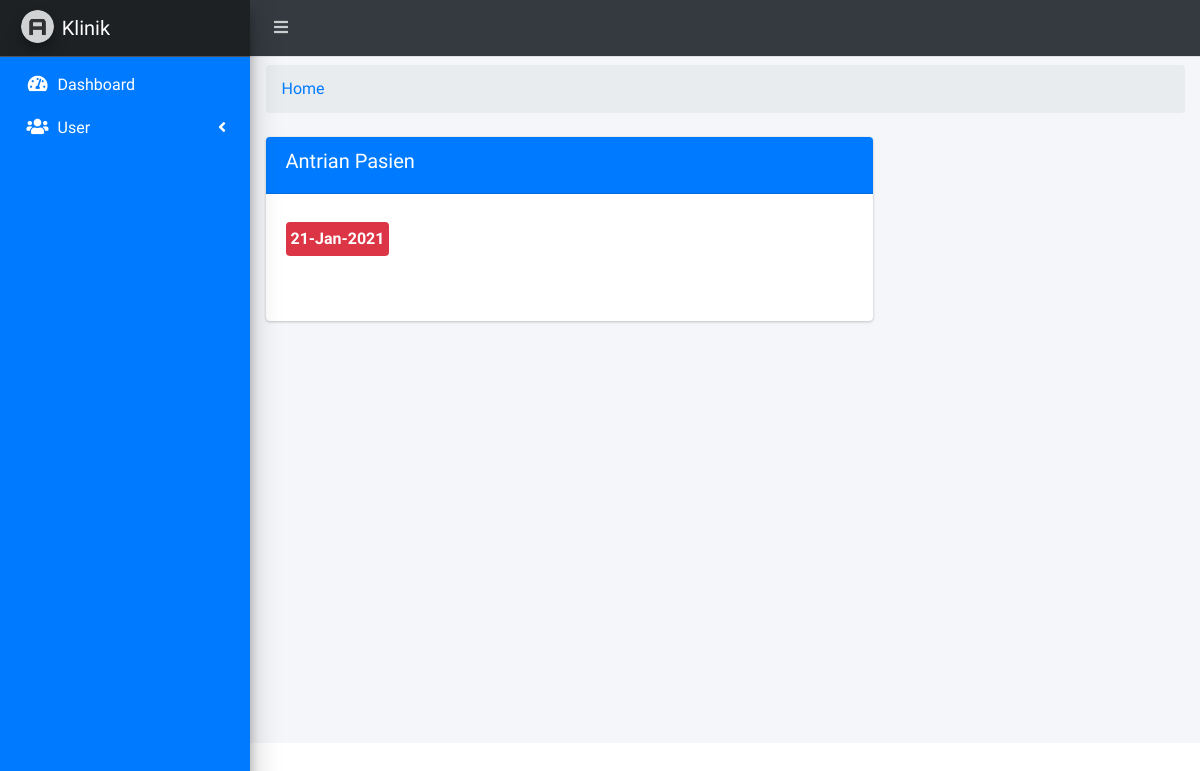
The app's page /admin.php, older data.
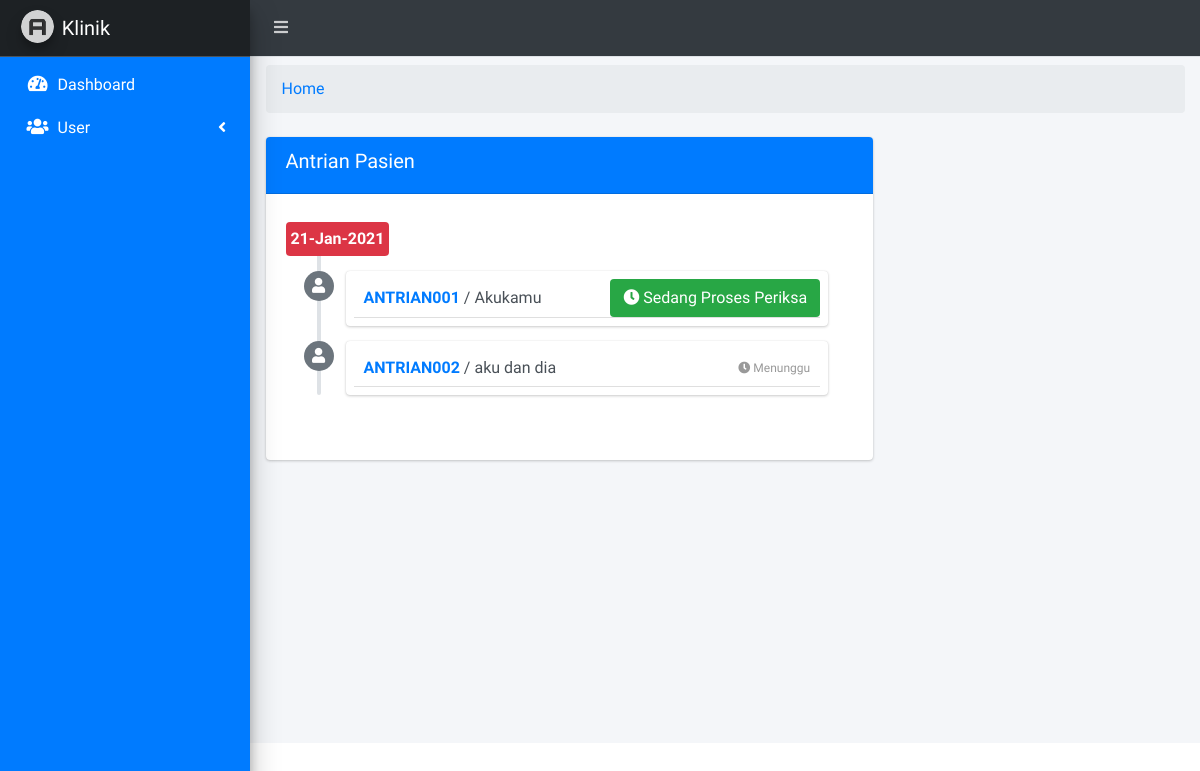
The same page, newer data.
### tables this page shows
CREATE TABLE `tb_pasien` (
  `id_pasien` char(15) NOT NULL,
  `id_dokter` char(15) NOT NULL,
  `id_user` char(15) NOT NULL,
  `no_antrian` char(16) NOT NULL,
  `no_rekam_medis` char(16) NOT NULL,
  `waktu` varchar(225) NOT NULL,
  `hari_periksa` varchar(225) NOT NULL,
  `nomor_antri` char(16) NOT NULL
);

CREATE TABLE `tb_user` (
  `id_user` char(15) NOT NULL,
  `username` varchar(50) NOT NULL,
  `password` varchar(225) NOT NULL,
  `confirm_password` varchar(225) NOT NULL,
  `nama_user` varchar(30) NOT NULL,
  `jenis_kelamin` varchar(10) NOT NULL,
  `gol_darah` varchar(10) NOT NULL,
  `tempat_lahir` varchar(100) NOT NULL,
  `tanggal_lahir` varchar(225) NOT NULL,
  `agama` varchar(10) NOT NULL,
  `tgl_masuk` varchar(225) NOT NULL
);

### page/admin/home_admin.php (the view, shortened to what this page needs)
<div class="row">
  <div class="col-sm-12">
    <ol class="breadcrumb mt-2">
          <li class="breadcrumb-item active"><a href="#">Home</a></li>
        </ol>
  </div>
</div>
<div class="row">
  <div class="col-sm-8">
    <div class="card mt-2 m-0">
      <div class="card-header bg-blue">
        <h5>Antrian Pasien</h5>
      </div>
      <div class="card-body">
    <div class="timeline mt-2">
      <div class="time-label">
        <?php
        $tgl = date('d-M-Y');
        ?>
        <span class="bg-red"><?= $tgl; ?></span>
      </div>
      <?php
      $sqlpasien = mysqli_query($koneksi, "SELECT * FROM tb_pasien X INNER JOIN tb_user Y ON y.id_user = x.id_user WHERE nomor_antri != '' ORDER BY nomor_antri ASC");
      while ($pasien = mysqli_fetch_array($sqlpasien)) { ?>
        <div>
            <i class="fas fa-user bg-gray"></i>
          <div class="timeline-item p-2">
            <?php
            $minantri = mysqli_query($koneksi, "SELECT MIN(nomor_antri) as antri FROM tb_pasien WHERE nomor_antri != ''");
            $cek = mysqli_fetch_array($minantri);
            if ($pasien['nomor_antri'] == $cek['antri']) {
              echo '<a href="" class="btn bg-green float-right"><i class="fas fa-clock"></i> Sedang Proses Periksa</a>';
            }else{
              echo '<span class="time"><i class="fas fa-clock"></i> Menunggu</span>';
            }
            ?>
            <h3 class="timeline-header no-border"><a href="#"><?= $pasien['nomor_antri']; ?></a> / <?= $pasien['nama_user']; ?></h3>
          </div>
        </div>
      <?php }
      ?>
    </div>
      </div>
    </div>
  </div>
</div>

Row changes from the older to the newer data that the page shows:
added tb_pasien: shows "Sedang Proses Periksa", nomor_antri "ANTRIAN001", id_user.nama_user "Akukamu"
added tb_pasien: shows "Menunggu", nomor_antri "ANTRIAN002", id_user.nama_user "aku dan dia"
